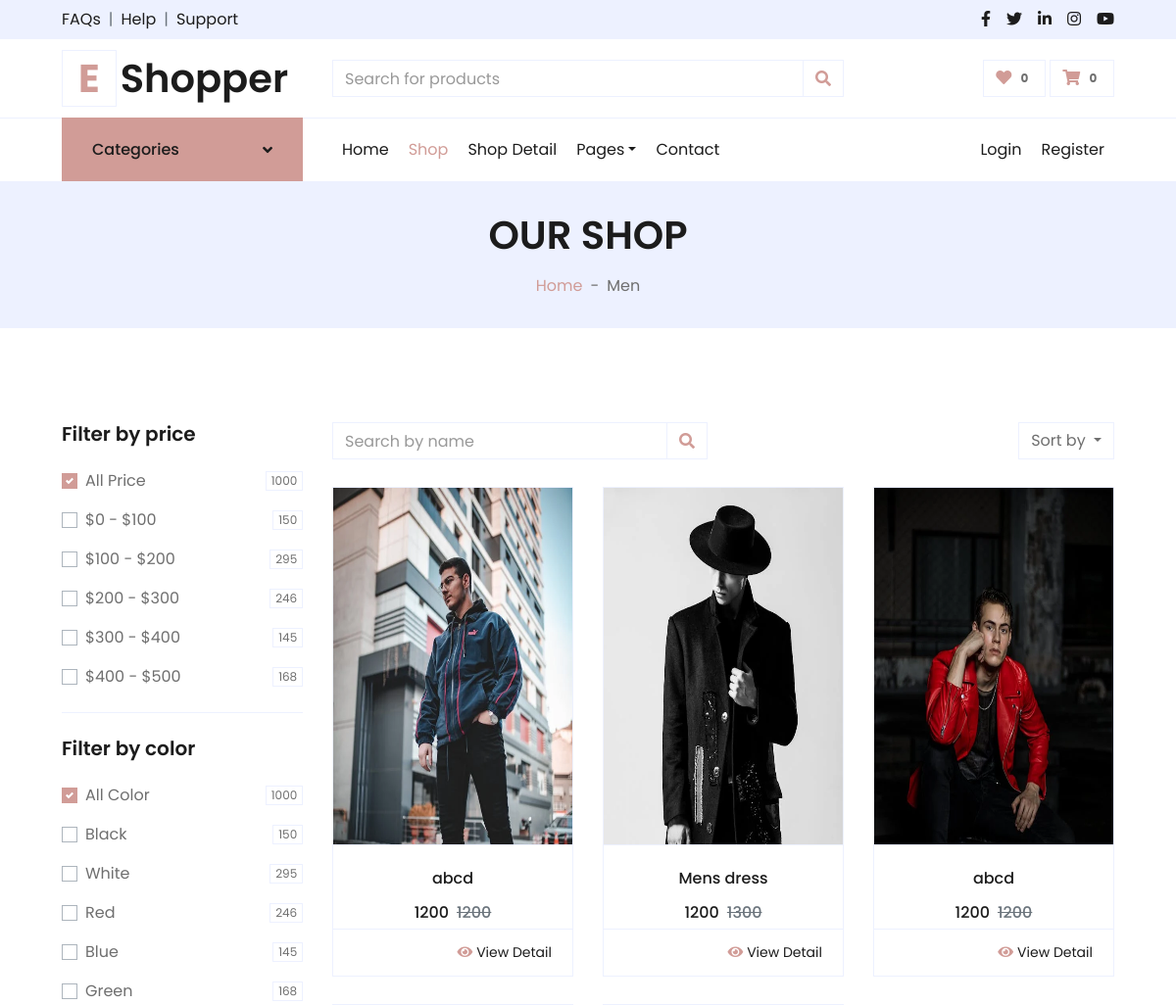
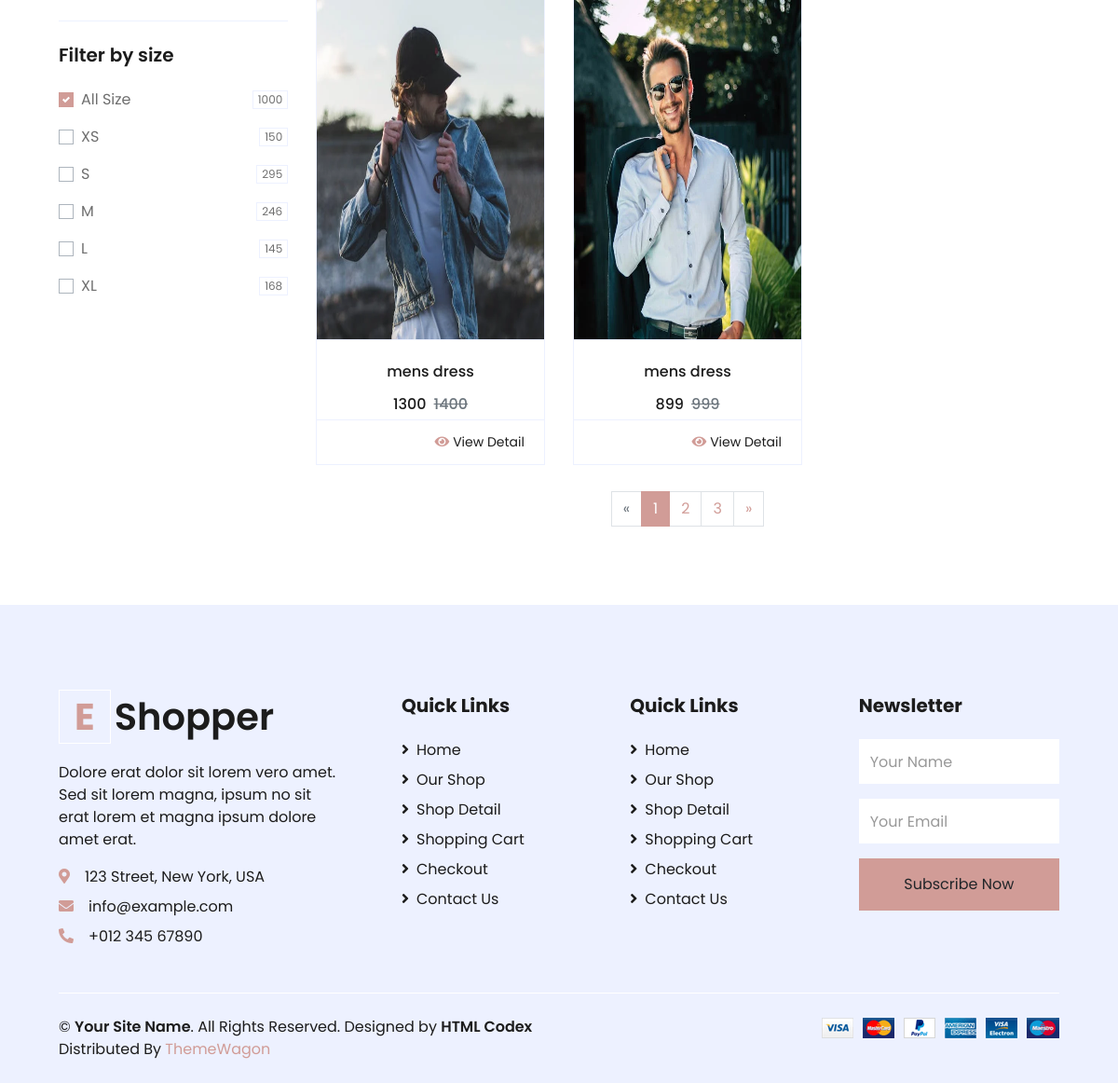
The page /front_end/shop.php?category=17&cat_name=Men& on the database its author committed (2 pictures, top to bottom).
### tables this page shows
CREATE TABLE IF NOT EXISTS `products` (
  `id` int NOT NULL AUTO_INCREMENT,
  `category_id` int DEFAULT NULL,
  `image` text NOT NULL,
  `name` varchar(70) NOT NULL,
  `price1` varchar(60) NOT NULL,
  `price2` varchar(60) NOT NULL,
  `details` varchar(70) NOT NULL,
  PRIMARY KEY (`id`)
) AUTO_INCREMENT=34;

### front_end/shop.php (the view, shortened to what this page needs)
<?php
include("header_new.php");
if (isset($_GET['category'])) {
    $category = $_GET['category'];
} else {
    $category = '';
}
if (isset($_GET['cat_name'])) {
    $cat_name = $_GET['cat_name'];
} else {
    $cat_name = 'Our Shop';
}
?>
<div class="container-fluid bg-secondary mb-5">
    <div class="d-flex flex-column align-items-center justify-content-center" style="min-height: 150px">
        <h1 class="font-weight-semi-bold text-uppercase mb-3">Our Shop</h1>
        <div class="d-inline-flex">
            <p class="m-0"><a href="">Home</a></p>
            <p class="m-0 px-2">-</p>
            <p class="m-0"><?php echo $cat_name ?></p>
        </div>
    </div>
</div>
<div class="container-fluid pt-5">
    <div class="row px-xl-5">
        <div class="col-lg-3 col-md-12">
            <div class="border-bottom mb-4 pb-4">
                <h5 class="font-weight-semi-bold mb-4">Filter by price</h5>
                <form>
                    <div class="custom-control custom-checkbox d-flex align-items-center justify-content-between mb-3">
                        <label class="custom-control-label" for="price-all">All Price</label>
                        <span class="badge border font-weight-normal">1000</span>
                    </div>
                    <div class="custom-control custom-checkbox d-flex align-items-center justify-content-between mb-3">
                        <label class="custom-control-label" for="price-1">$0 - $100</label>
                        <span class="badge border font-weight-normal">150</span>
                    </div>
                    <div class="custom-control custom-checkbox d-flex align-items-center justify-content-between mb-3">
                        <label class="custom-control-label" for="price-2">$100 - $200</label>
                        <span class="badge border font-weight-normal">295</span>
                    </div>
                    <div class="custom-control custom-checkbox d-flex align-items-center justify-content-between mb-3">
                        <label class="custom-control-label" for="price-3">$200 - $300</label>
                        <span class="badge border font-weight-normal">246</span>
                    </div>
                    <div class="custom-control custom-checkbox d-flex align-items-center justify-content-between mb-3">
                        <label class="custom-control-label" for="price-4">$300 - $400</label>
                        <span class="badge border font-weight-normal">145</span>
                    </div>
                    <div class="custom-control custom-checkbox d-flex align-items-center justify-content-between">
                        <label class="custom-control-label" for="price-5">$400 - $500</label>
                        <span class="badge border font-weight-normal">168</span>
                    </div>
                </form>
            </div>
            <div class="border-bottom mb-4 pb-4">
                <h5 class="font-weight-semi-bold mb-4">Filter by color</h5>
                <form>
                    <div class="custom-control custom-checkbox d-flex align-items-center justify-content-between mb-3">
                        <label class="custom-control-label" for="price-all">All Color</label>
                        <span class="badge border font-weight-normal">1000</span>
                    </div>
                    <div class="custom-control custom-checkbox d-flex align-items-center justify-content-between mb-3">
                        <label class="custom-control-label" for="color-1">Black</label>
                        <span class="badge border font-weight-normal">150</span>
                    </div>
                    <div class="custom-control custom-checkbox d-flex align-items-center justify-content-between mb-3">
                        <label class="custom-control-label" for="color-2">White</label>
                        <span class="badge border font-weight-normal">295</span>
                    </div>
                    <div class="custom-control custom-checkbox d-flex align-items-center justify-content-between mb-3">
                        <label class="custom-control-label" for="color-3">Red</label>
                        <span class="badge border font-weight-normal">246</span>
                    </div>
                    <div class="custom-control custom-checkbox d-flex align-items-center justify-content-between mb-3">
                        <label class="custom-control-label" for="color-4">Blue</label>
                        <span class="badge border font-weight-normal">145</span>
                    </div>
                    <div class="custom-control custom-checkbox d-flex align-items-center justify-content-between">
                        <label class="custom-control-label" for="color-5">Green</label>
                        <span class="badge border font-weight-normal">168</span>
                    </div>
                </form>
            </div>
            <div class="mb-5">
                <h5 class="font-weight-semi-bold mb-4">Filter by size</h5>
                <form>
                    <div class="custom-control custom-checkbox d-flex align-items-center justify-content-between mb-3">
                        <label class="custom-control-label" for="size-all">All Size</label>
                        <span class="badge border font-weight-normal">1000</span>
                    </div>
                    <div class="custom-control custom-checkbox d-flex align-items-center justify-content-between mb-3">
                        <label class="custom-control-label" for="size-1">XS</label>
                        <span class="badge border font-weight-normal">150</span>
                    </div>
                    <div class="custom-control custom-checkbox d-flex align-items-center justify-content-between mb-3">
                        <label class="custom-control-label" for="size-2">S</label>
                        <span class="badge border font-weight-normal">295</span>
                    </div>
                    <div class="custom-control custom-checkbox d-flex align-items-center justify-content-between mb-3">
                        <label class="custom-control-label" for="size-3">M</label>
                        <span class="badge border font-weight-normal">246</span>
                    </div>
                    <div class="custom-control custom-checkbox d-flex align-items-center justify-content-between mb-3">
                        <label class="custom-control-label" for="size-4">L</label>
                        <span class="badge border font-weight-normal">145</span>
                    </div>
                    <div class="custom-control custom-checkbox d-flex align-items-center justify-content-between">
                        <label class="custom-control-label" for="size-5">XL</label>
                        <span class="badge border font-weight-normal">168</span>
                    </div>
                </form>
            </div>
        </div>
        <div class="col-lg-9 col-md-12">
            <div class="row pb-3">
                <div class="col-12 pb-1">
                    <div class="d-flex align-items-center justify-content-between mb-4">
                        <form action="shop.php">
                            <div class="input-group">
                                <input type="text" class="form-control" name="search" placeholder="Search by name">
                                <div class="input-group-append">
                                    <button class="input-group-text bg-transparent text-primary">
                                        <i class="fa fa-search"></i>
                                    </button>
                                </div>
                            </div>
                        </form>
                        <div class="dropdown ml-4">
                            <button class="btn border dropdown-toggle" type="button" id="triggerId" data-toggle="dropdown" aria-haspopup="true"
                                aria-expanded="false">
                                Sort by
                            </button>
                        </div>
                    </div>
                </div>
                <?php
                $productQuery = "SELECT * from products";
                if ($category != "") {
                    $productQuery .= " where category_id=$category";
                }
                $productResult = mysqli_query($con, $productQuery);
                while ($product = mysqli_fetch_assoc($productResult)) {
                ?>
                    <div class="col-lg-4 col-md-6 col-sm-12 pb-1">
                        <div class="card product-item border-0 mb-4" style="height:500px;">
                            <div class="card-header product-img position-relative overflow-hidden bg-transparent border p-0">
                                <img class="img-fluid w-100" src="../back_end/uploads/<?php echo $product['image'] ?>" alt="" style="height:500px;">
                            </div>
                            <div class="card-body border-left border-right text-center p-0 pt-4 pb-3">
                                <h6 class="text-truncate mb-3"><?php echo $product['name'] ?></h6>
                                <div class="d-flex justify-content-center">
                                    <h6><?php echo  $product['price1'] ?></h6>
                                    <h6 class="text-muted ml-2"><del><?php echo  $product['price2'] ?></del></h6>
                                </div>
                            </div>
                            <div class="card-footer d-flex justify-content-between bg-light border">
                                <a href="detail.php?id=<?php echo $product['id'] ?>" class="btn btn-sm text-dark p-0"><i class="fas fa-eye text-primary mr-1"></i>View Detail</a>
                            </div>
                        </div>
                    </div>
                <?php
                }
                ?>
                <div class="col-12 pb-1">
                    <nav aria-label="Page navigation">
                        <ul class="pagination justify-content-center mb-3">
                            <li class="page-item disabled">
                                <a class="page-link" href="#" aria-label="Previous">
                                    <span aria-hidden="true">&laquo;</span>
                                </a>
                            </li>
                            <li class="page-item active"><a class="page-link" href="#">1</a></li>
                            <li class="page-item"><a class="page-link" href="#">2</a></li>
                            <li class="page-item"><a class="page-link" href="#">3</a></li>
                            <li class="page-item">
                                <a class="page-link" href="#" aria-label="Next">
                                    <span aria-hidden="true">&raquo;</span>
                                </a>
                            </li>
                        </ul>
                    </nav>
                </div>
            </div>
        </div>
    </div>
</div>
<?php
include("footer.php");
?>

### rows shown on the page
products: image (picture), name "abcd", price1 "1200", price2 "1200"
products: image (picture), name "Mens dress", price1 "1200", price2 "1300"
products: image (picture), name "abcd", price1 "1200", price2 "1200"
products: image (picture), name "mens dress", price1 "1300", price2 "1400"
products: image (picture), name "mens dress", price1 "899", price2 "999"

### other values the page prints
$wishCount "0"
$cartCount "0"
$cat_name "Men"
